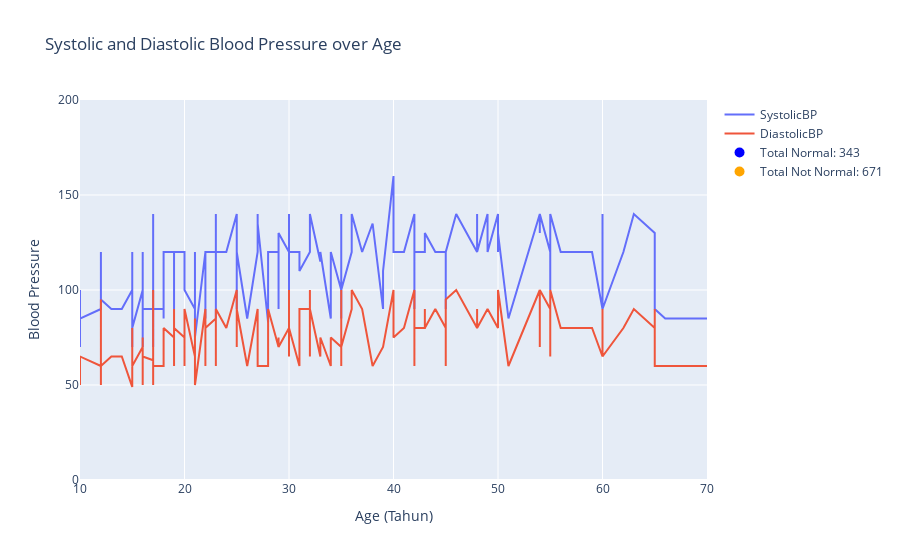

Notebook code cell kept with this figure:
### Code cell
# Mengimpor pustaka Pandas dan memberi alias pd
import pandas as pd

# Mengimpor pustaka Plotly's graph_objs dan memberi alias go
import plotly.graph_objs as go

# Membaca data dari file Excel 'data_kesehatan.xlsx' dan menyimpannya dalam objek DataFrame yang disebut 'data'
data = pd.read_excel('data/data_kesehatan.xlsx')

# Mengurutkan DataFrame 'data' berdasarkan kolom 'Age' (umur)
data = data.sort_values(by='Age')

# Function to determine if blood pressure is normal or not
def is_bp_normal(systolic, diastolic):
    return 'normal' if systolic < 120 and diastolic < 80 else 'not normal'

# Adding a new column 'BPStatus' to the DataFrame
data['BPStatus'] = data.apply(lambda row: is_bp_normal(row['SystolicBP'], row['DiastolicBP']), axis=1)

# Count the normal and not normal occurrences
bp_status_counts = data['BPStatus'].value_counts()

# Mengambil kolom 'Age' (umur) dari DataFrame dan menyimpannya dalam variabel 'x'
x = data['Age']

# Mengambil kolom 'SystolicBP' (tekanan darah sistolik) dari DataFrame dan menyimpannya dalam variabel 'systolic_bp'
systolic_bp = data['SystolicBP']

# Mengambil kolom 'DiastolicBP' (tekanan darah diastolik) dari DataFrame dan menyimpannya dalam variabel 'diastolic_bp'
diastolic_bp = data['DiastolicBP']

# Membuat objek grafik kosong menggunakan Plotly's Figure
fig = go.Figure()

# Menambahkan trace berupa garis pada grafik untuk 'SystolicBP' dengan data 'x' (umur) dan 'systolic_bp' sebagai sumbu Y
fig.add_trace(go.Scatter(x=x, y=systolic_bp, mode='lines', name='SystolicBP'))

# Menambahkan trace berupa garis pada grafik untuk 'DiastolicBP' dengan data 'x' (umur) dan 'diastolic_bp' sebagai sumbu Y
# Berbeda dengan 'SystolicBP', 'DiastolicBP' menggunakan gaya garis yang berbeda
fig.add_trace(go.Scatter(x=x, y=diastolic_bp, mode='lines', name='DiastolicBP'))

# Adding dummy traces for the legend
fig.add_trace(go.Scatter(
    x=[None], 
    y=[None], 
    mode='markers',
    marker=dict(size=10, color='blue'),
    name=f'Total Normal: {bp_status_counts.get("normal", 0)}'  # Get the count of 'normal' or 0 if not present
))

fig.add_trace(go.Scatter(
    x=[None], 
    y=[None], 
    mode='markers',
    marker=dict(size=10, color='orange'),
    name=f'Total Not Normal: {bp_status_counts.get("not normal", 0)}'  # Get the count of 'not normal' or 0 if not present
))

# Mengatur layout grafik, termasuk judul, label sumbu, lebar, dan tinggi
fig.update_layout(
    title='Systolic and Diastolic Blood Pressure over Age',
    xaxis_title='Age (Tahun)',
    yaxis_title='Blood Pressure',
    autosize=True,
    height=600
)

fig.update_yaxes(
    range=[0, 200]
)

# Menampilkan grafik yang telah dibuat
fig.show()

### Figure 1 — Plotly figure (JSON) as saved in the notebook; plotly's stock layout.template omitted (floating-point values rounded to 4 significant figures; data arrays with more than 128 entries replaced by an {"elided": "..."} marker saying what was removed)
{"data": [{"mode": "lines", "name": "SystolicBP", "type": "scatter", "x": {"elided": "1014 int values"}, "y": {"elided": "1014 int values"}}, {"mode": "lines", "name": "DiastolicBP", "type": "scatter", "x": {"elided": "1014 int values"}, "y": {"elided": "1014 int values"}}, {"marker": {"color": "blue", "size": 10}, "mode": "markers", "name": "Total Normal: 343", "type": "scatter", "x": [null], "y": [null]}, {"marker": {"color": "orange", "size": 10}, "mode": "markers", "name": "Total Not Normal: 671", "type": "scatter", "x": [null], "y": [null]}], "layout": {"autosize": true, "title": {"text": "Systolic and Diastolic Blood Pressure over Age"}, "xaxis": {"autorange": true, "range": [10, 70], "title": {"text": "Age (Tahun)"}, "type": "linear"}, "yaxis": {"range": [0, 200], "title": {"text": "Blood Pressure"}, "type": "linear"}}}
